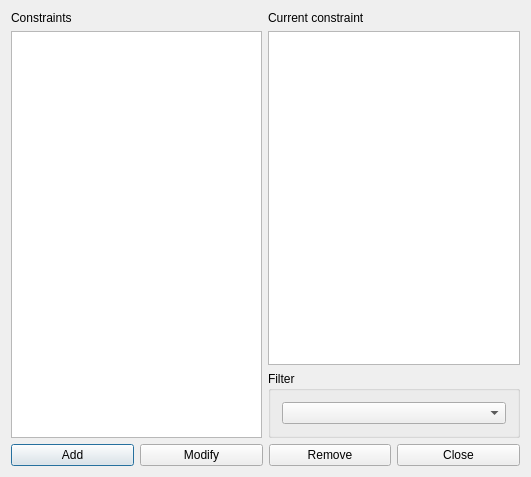
<?xml version="1.0" encoding="UTF-8"?>
<ui version="4.0">
 <class>ConstraintStudentsSetMaxRoomChangesPerDayForm_template</class>
 <widget class="QDialog" name="ConstraintStudentsSetMaxRoomChangesPerDayForm_template">
  <property name="geometry">
   <rect>
    <x>0</x>
    <y>0</y>
    <width>531</width>
    <height>477</height>
   </rect>
  </property>
  <property name="windowTitle">
   <string extracomment="This is the title of the dialog to see the list of all constraints of this type">Constraints students set max room changes per day</string>
  </property>
  <layout class="QGridLayout" name="gridLayout_2">
   <item row="0" column="0" rowspan="2">
    <layout class="QVBoxLayout" name="verticalLayout">
     <item>
      <widget class="QLabel" name="constraintsTextLabel">
       <property name="frameShape">
        <enum>QFrame::NoFrame</enum>
       </property>
       <property name="frameShadow">
        <enum>QFrame::Plain</enum>
       </property>
       <property name="text">
        <string>Constraints</string>
       </property>
       <property name="wordWrap">
        <bool>false</bool>
       </property>
      </widget>
     </item>
     <item>
      <widget class="QListWidget" name="constraintsListWidget"/>
     </item>
    </layout>
   </item>
   <item row="0" column="1">
    <layout class="QVBoxLayout" name="verticalLayout_2">
     <item>
      <widget class="QLabel" name="currentConstraintTextLabel">
       <property name="text">
        <string>Current constraint</string>
       </property>
       <property name="wordWrap">
        <bool>false</bool>
       </property>
      </widget>
     </item>
     <item>
      <widget class="QPlainTextEdit" name="currentConstraintTextEdit"/>
     </item>
    </layout>
   </item>
   <item row="1" column="1">
    <widget class="QGroupBox" name="filterGroupBox">
     <property name="title">
      <string>Filter</string>
     </property>
     <layout class="QGridLayout" name="gridLayout">
      <item row="0" column="0">
       <widget class="QComboBox" name="studentsComboBox"/>
      </item>
     </layout>
    </widget>
   </item>
   <item row="2" column="0" colspan="2">
    <layout class="QHBoxLayout" name="horizontalLayout">
     <item>
      <widget class="QPushButton" name="addConstraintPushButton">
       <property name="text">
        <string>Add</string>
       </property>
      </widget>
     </item>
     <item>
      <widget class="QPushButton" name="modifyConstraintPushButton">
       <property name="text">
        <string>Modify</string>
       </property>
      </widget>
     </item>
     <item>
      <widget class="QPushButton" name="removeConstraintPushButton">
       <property name="text">
        <string>Remove</string>
       </property>
      </widget>
     </item>
     <item>
      <widget class="QPushButton" name="closePushButton">
       <property name="text">
        <string>Close</string>
       </property>
      </widget>
     </item>
    </layout>
   </item>
  </layout>
 </widget>
 <layoutdefault spacing="6" margin="11"/>
 <resources/>
 <connections/>
</ui>
